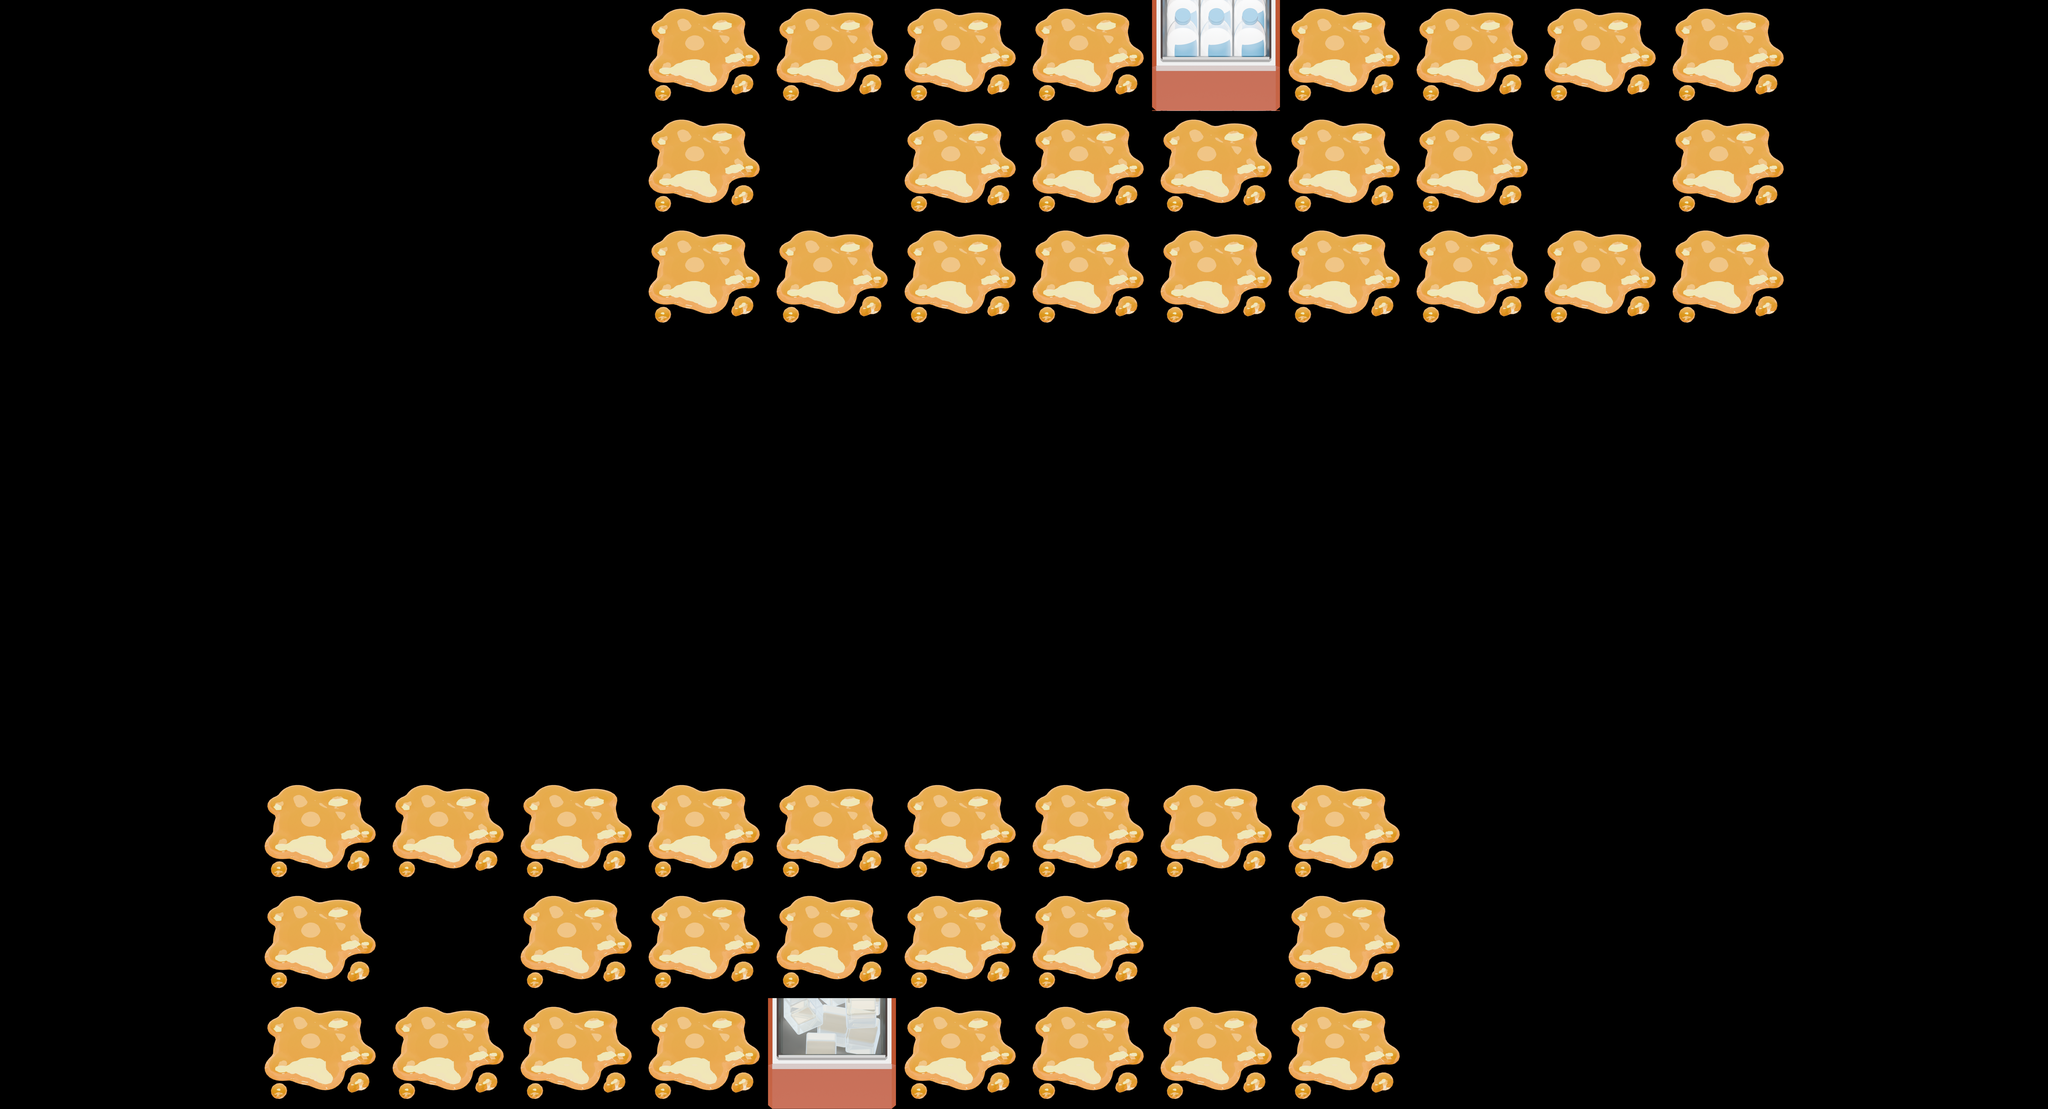

A level layout from a 2D game, rendered from its tile map. Below: a short description, then the map file with its tile-grid data intact:
An orthogonal 16x10 tile map with 600x520 px tiles, 1 tile layer (Crates) and 15 objects.

<map version="1.10" tiledversion="1.12.1" orientation="orthogonal" renderorder="right-down" width="16" height="10" tilewidth="600" tileheight="520" infinite="0" nextlayerid="8" nextobjectid="49">
 <properties>
  <property name="boba_required" type="int" value="3" />
  <property name="jelly_avail" type="int" value="4" />
  <property name="jelly_required" type="int" value="3" />
  <property name="milk_avail" type="int" value="4" />
  <property name="milk_required" type="int" value="3" />
  <property name="stun_num" type="int" value="0" />
  <property name="time_1" type="int" value="50" />
  <property name="time_2" type="int" value="70" />
 </properties>
 <tileset firstgid="1" source="tiles.tsx" />
 <layer id="1" name="Crates" width="16" height="10">
  <data encoding="csv">
0,0,0,0,0,24,24,24,24,20,24,24,24,24,0,0,
0,0,0,0,0,24,0,24,24,24,24,24,0,24,0,0,
0,0,0,0,0,24,24,24,24,24,24,24,24,24,0,0,
0,0,0,0,0,0,0,0,0,0,0,0,0,0,0,0,
0,0,0,0,0,0,0,0,0,0,0,0,0,0,0,0,
0,0,0,0,0,0,0,0,0,0,0,0,0,0,0,0,
0,0,0,0,0,0,0,0,0,0,0,0,0,0,0,0,
0,0,24,24,24,24,24,24,24,24,24,0,0,0,0,0,
0,0,24,0,24,24,24,24,24,0,24,0,0,0,0,0,
0,0,24,24,24,24,19,24,24,24,24,0,0,0,0,0
</data>
 </layer>
 <objectgroup id="5" name="Vents">
  <object id="17" gid="14" x="3606.48" y="1023.68" width="600" height="520">
   <properties>
    <property name="first_spawn" type="int" value="5" />
    <property name="spawn_delay" type="int" value="17" />
   </properties>
  </object>
  <object id="18" gid="14" x="7198.83" y="1030.39" width="600" height="520">
   <properties>
    <property name="first_spawn" type="int" value="11" />
    <property name="spawn_delay" type="int" value="17" />
   </properties>
  </object>
  <object id="34" gid="3" x="4191.23" y="4578.49" width="600" height="520" />
  <object id="35" gid="3" x="4205.62" y="4722.44" width="600" height="520" />
  <object id="36" gid="3" x="4205.62" y="4708.04" width="600" height="520" />
  <object id="37" gid="3" x="4176.83" y="4592.88" width="600" height="520" />
  <object id="38" gid="3" x="4090.46" y="4002.69" width="600" height="520" />
  <object id="39" gid="3" x="5026.14" y="4549.7" width="600" height="520" />
  <object id="40" gid="3" x="4867.79" y="6363.46" width="600" height="520" />
  <object id="41" gid="3" x="4925.37" y="7011.24" width="600" height="520" />
  <object id="42" gid="3" x="4579.89" y="-2518.23" width="600" height="520" />
  <object id="43" gid="3" x="4363.97" y="4564.09" width="600" height="520" />
  <object id="47" gid="14" x="1804" y="4676" width="600" height="520">
   <properties>
    <property name="first_spawn" type="int" value="10" />
    <property name="spawn_delay" type="int" value="17" />
   </properties>
  </object>
  <object id="48" gid="14" x="5420" y="4660" width="600" height="520">
   <properties>
    <property name="first_spawn" type="int" value="15" />
    <property name="spawn_delay" type="int" value="17" />
   </properties>
  </object>
 </objectgroup>
 <objectgroup id="7" name="Helpers">
  <object id="15" x="600" y="1560">
   <point />
  </object>
 </objectgroup>
</map>
